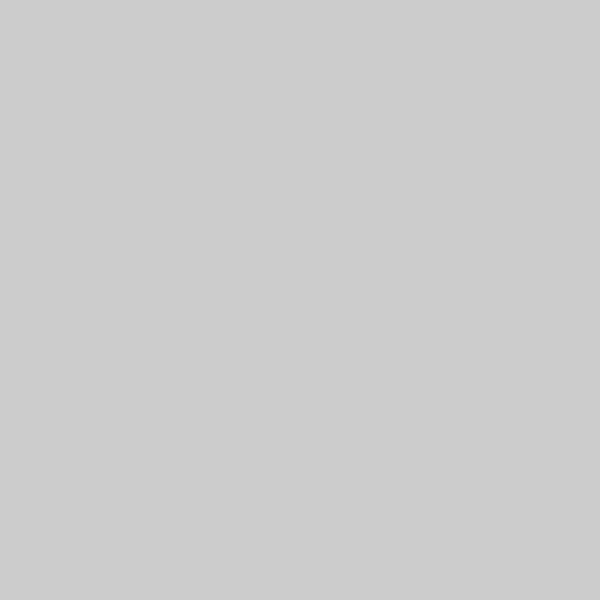
Frame 1 (no input)
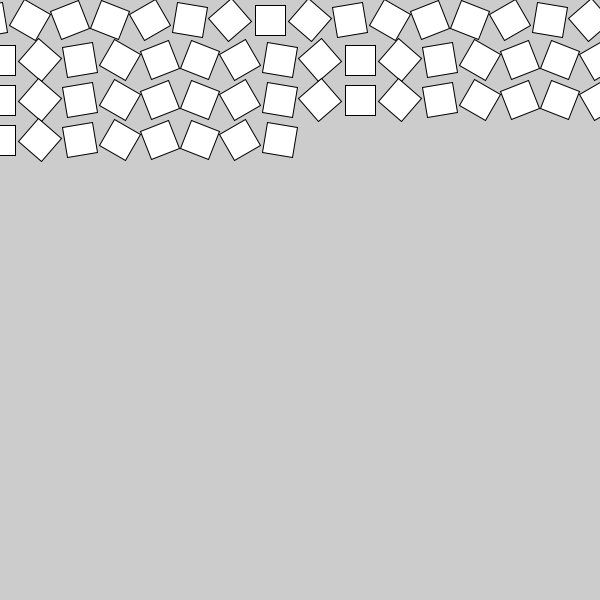
Frame 60 (the mouse pressed at the canvas centre just before this capture)
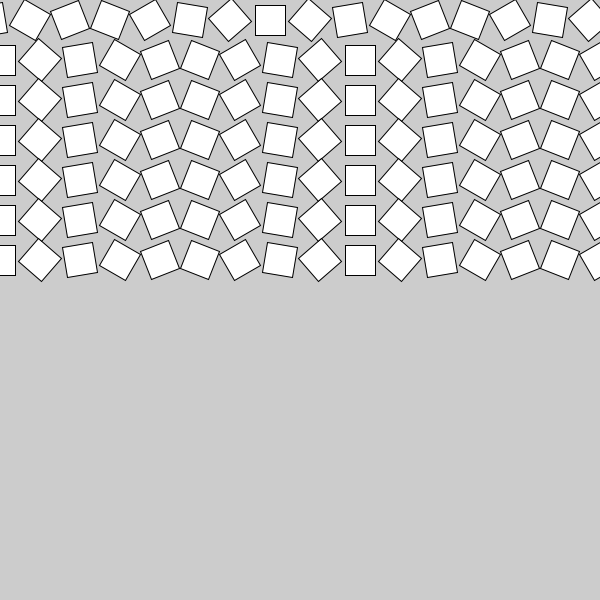
Frame 120 (the mouse held since frame 60 and released just before this capture)

The Processing sketch that drew these frames (run headless with seeded random() and noise(); from frame 60 on, the mouse is pressed at the canvas centre):

// Processing sketch: if_and_else___shape
// ── if_and_else___shape.pde
//creat a shape moving left to right across the screen
//once the shape is off the side the screen,
//go back to the left, and down a littble bit
//and continue moving to the right.

float xPos = -50;
float yPos = 20;


void setup () {
  size (600,600);
 
}

void draw (){
  rectMode(CENTER);
  translate (xPos, yPos);
  rotate(radians(xPos));
  rect(0, 0, 30,30);
  xPos = xPos + 40;
  
  //if the rectangle position is off the right screen
  if (xPos > width + 50){
    xPos = 0;
    yPos = yPos + 40;
  }
  
  
}
